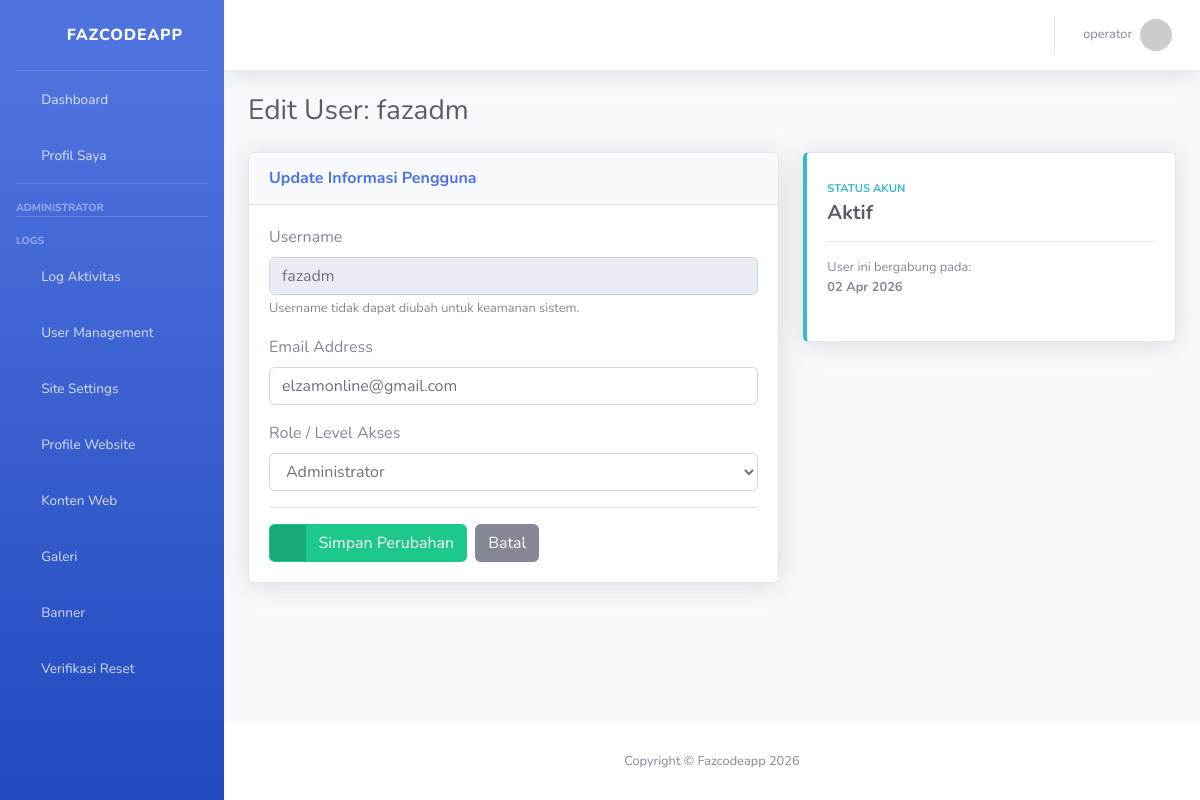
/users/edit/5/ (signed in), run on the app's committed database.
### apps/dashboard/models.py (models this page shows, shortened)
class SiteSetting(models.Model):
    site_name = models.CharField(max_length=100, default="Fazcodeapp")
    active_theme = models.CharField(max_length=50, default="sb_admin")
    class Meta:
        app_label = 'dashboard' # Menegaskan ini milik app dashboard

### apps/accounts/models.py (models this page shows, shortened)
class User(AbstractUser):
    class Role(models.TextChoices):
        SUPERADMIN = "SUPERADMIN", "Super Admin"
        ADMIN = "ADMIN", "Administrator"
        OPERATOR = "OPERATOR", "Operator"
        USER = "USER", "Regular User"
    role = models.CharField(
        max_length=20,
        choices=Role.choices,
        default=Role.USER
    )

### apps/accounts/decorators.py (the view)
    def wrapper_func(request, *args, **kwargs):
        if request.user.role == 'ADMIN' or request.user.role == 'SUPERADMIN':
            return view_func(request, *args, **kwargs)
        else:
            messages.error(request, "Anda tidak memiliki izin akses ke halaman ini.")
            return redirect('dashboard:index') # Lempar ke halaman yang aman

### apps/accounts/forms.py
class UserUpdateForm(forms.ModelForm):
    class Meta:
        model = User
        fields = ['email', 'role'] # Username tidak kita masukkan agar tidak diubah-ubah
        widgets = {
            'email': forms.EmailInput(attrs={'class': 'form-control'}),
            'role': forms.Select(attrs={'class': 'form-control'}),
        }

### apps/dashboard/context_processors.py (called while the page is built)
def theme_settings(request):
    config = SiteSetting.objects.first()
    return {
        'ACTIVE_THEME': f'themes/{config.active_theme}/' if config else 'themes/sb_admin/',
        'APP_NAME': config.site_name if config else 'Fazcodeapp'
    }

### templates/apps/dashboard/user_edit.html (shortened to what this page needs)
{% extends "base.html" %}
{% block content %}
<div class="d-sm-flex align-items-center justify-content-between mb-4">
    <h1 class="h3 mb-0 text-gray-800">{{ title }}</h1>
</div>
<div class="row">
    <div class="col-lg-7">
        <div class="card shadow mb-4">
            <div class="card-header py-3">
                <h6 class="m-0 font-weight-bold text-primary">Update Informasi Pengguna</h6>
            </div>
            <div class="card-body">
                <form method="POST">
                    <div class="form-group">
                        <label>Username</label>
                        <input type="text" class="form-control" value="{{ user_obj.username }}" readonly style="background-color: #eaecf4;">
                        <small class="text-muted">Username tidak dapat diubah untuk keamanan sistem.</small>
                    </div>
                    <div class="form-group">
                        <label>Email Address</label>
                        {{ form.email }}
                    </div>
                    <div class="form-group">
                        <label>Role / Level Akses</label>
                        {{ form.role }}
                    </div>
                    <hr>
                    <div class="d-flex">
                        <button type="submit" class="btn btn-success btn-icon-split mr-2">
                            <span class="icon text-white-50"><i class="fas fa-check"></i></span>
                            <span class="text">Simpan Perubahan</span>
                        </button>
                        <a href="{% url 'dashboard:user_list' %}" class="btn btn-secondary">Batal</a>
                    </div>
                </form>
            </div>
        </div>
    </div>
    <div class="col-lg-5">
        <div class="card border-left-info shadow py-2">
            <div class="card-body">
                <div class="text-xs font-weight-bold text-info text-uppercase mb-1">Status Akun</div>
                <div class="h5 mb-0 font-weight-bold text-gray-800">
                    {% if user_obj.is_active %} Aktif {% else %} Non-Aktif {% endif %}
                </div>
                <hr>
                <p class="small text-muted">User ini bergabung pada: <br> <strong>{{ user_obj.date_joined|date:"d M Y" }}</strong></p>
            </div>
        </div>
    </div>
</div>
{% endblock %}

### templates/themes/sb_admin/base_theme.html (shortened to what this page needs)
{% load static %}
<!DOCTYPE html>
<html lang="en">
<head>
    <link href="{% static 'vendor/fontawesome-free/css/all.min.css' %}" rel="stylesheet" type="text/css">
    <link href="{% static 'css/sb-admin-2.min.css' %}" rel="stylesheet">
</head>
<body id="page-top">
    <div id="wrapper">
        <ul class="navbar-nav bg-gradient-primary sidebar sidebar-dark accordion" id="accordionSidebar">
            <a class="sidebar-brand d-flex align-items-center justify-content-center" href="/">
                <div class="sidebar-brand-icon rotate-n-15"><i class="fas fa-code"></i></div>
                <div class="sidebar-brand-text mx-3">{{ APP_NAME }}</div>
            </a>
            <hr class="sidebar-divider my-0">
            {% include ACTIVE_THEME|add:"includes/_sidebar.html" %}
        </ul>
        <div id="content-wrapper" class="d-flex flex-column">
            <div id="content">
                {% include ACTIVE_THEME|add:"includes/_topbar.html" %}
                <div class="container-fluid">
                    {% block content %}{% endblock %}
                </div>
            </div>
            <footer class="sticky-footer bg-white">
                <div class="container my-auto">
                    <div class="copyright text-center my-auto">
                        <span>Copyright &copy; {{ APP_NAME }} 2026</span>
                    </div>
                </div>
            </footer>
        </div>
    </div>
</body>
</html>

### templates/themes/sb_admin/includes/_topbar.html (shortened to what this page needs)
<nav class="navbar navbar-expand navbar-light bg-white topbar mb-4 static-top shadow">
    <ul class="navbar-nav ml-auto">
        <li class="nav-item dropdown no-arrow">
            <a class="nav-link dropdown-toggle" href="#" id="userDropdown" role="button" data-toggle="dropdown" aria-haspopup="true" aria-expanded="false">
                <span class="mr-2 d-none d-lg-inline text-gray-600 small">
                    {{ user.username }}
                </span>
                <img class="img-profile rounded-circle" src="https://ui-avatars.com/api/?name={{ user.username }}&background=4e73df&color=fff">
            </a>
        </li>
    </ul>
</nav>

### data on the page
SiteSetting: site_name "FAZCODEAPP", site_name "Fazcodeapp"
User: username "operator"
User: username "fazadm", email "elzamonline@gmail.com", role "Administrator", date_joined "02 Apr 2026"

### other printed values
{{ title }} "Edit User: fazadm"
